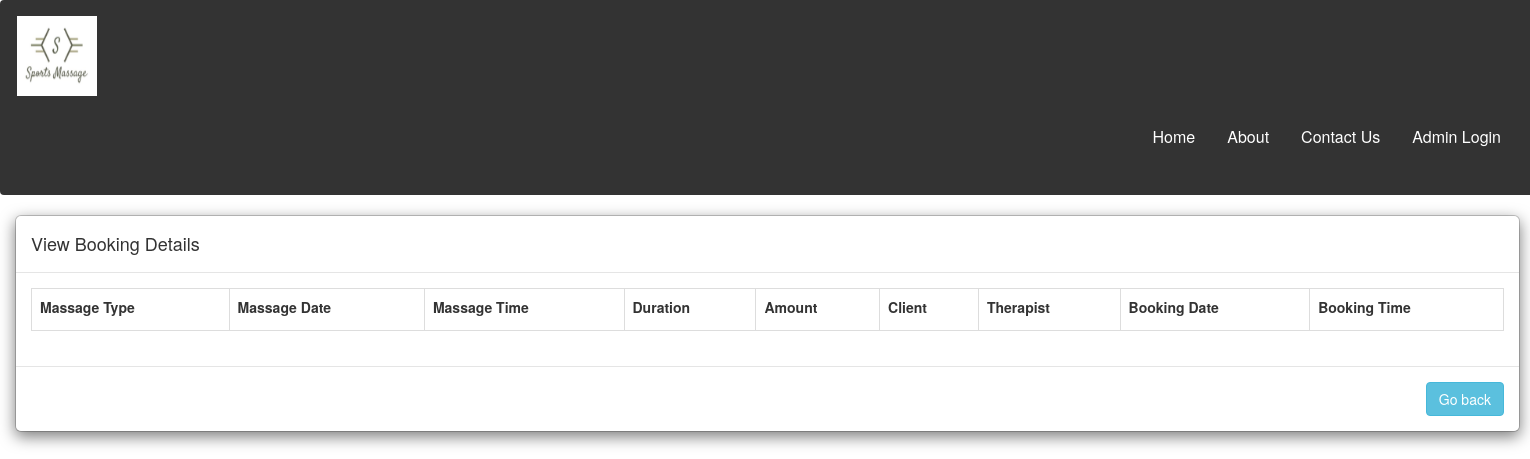
Page /ViewAllBookings.php on the earlier database version.
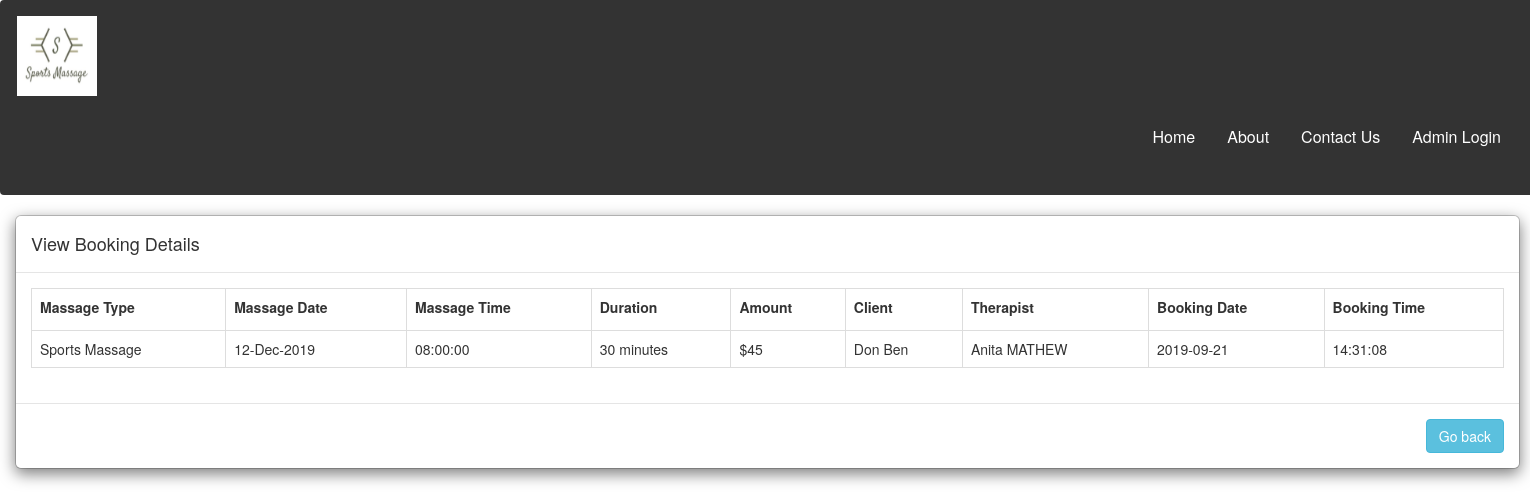
Same page on the later database version.
### tables this page shows
CREATE TABLE `bookings` (
  `BookingId` int(11) NOT NULL,
  `Email` varchar(50) DEFAULT NULL,
  `MassageType` varchar(50) DEFAULT NULL,
  `Duration` int(11) DEFAULT NULL,
  `Amount` double DEFAULT NULL,
  `BookingDate` date DEFAULT NULL,
  `BookingTime` time DEFAULT NULL,
  `MessageForTherapist` varchar(70) DEFAULT NULL,
  `ServiceId` int(11) NOT NULL,
  `EmployeeId` int(11) NOT NULL,
  `BookedDate` date NOT NULL,
  `Bookedtime` time NOT NULL,
  `BookingStatus` varchar(20) NOT NULL
);

CREATE TABLE `userdetails` (
  `UserId` int(11) NOT NULL,
  `FirstName` tinytext NOT NULL,
  `LastName` tinytext NOT NULL,
  `Gender` tinytext DEFAULT NULL,
  `Email` varchar(50) NOT NULL,
  `Address` tinytext DEFAULT NULL,
  `Street` tinytext DEFAULT NULL,
  `Suburb` tinytext DEFAULT NULL,
  `City` tinytext DEFAULT NULL,
  `PO` int(11) DEFAULT NULL,
  `Mobile` bigint(20) NOT NULL,
  `DOB` date DEFAULT NULL,
  `Password` tinytext NOT NULL,
  `IsAdmin` int(11) NOT NULL
);

CREATE TABLE `employeedetails` (
  `EmployeeId` int(11) NOT NULL,
  `Email` varchar(50) DEFAULT NULL,
  `FirstName` varchar(50) DEFAULT NULL,
  `LastName` varchar(50) DEFAULT NULL,
  `DOB` date NOT NULL,
  `Mobile` bigint(20) DEFAULT NULL,
  `IsAdmin` int(11) NOT NULL,
  `Password` varchar(50) DEFAULT NULL
);

### ViewAllBookings.php (the view, shortened to what this page needs)
<?php
require("heading.php");
require("admincheck.php");
$output = '';
$query = "select u.FirstName,u.LastName,e.FirstName AS 'EFName',e.LastName AS 'ELName',b.* from bookings b JOIN userdetails u ON b.Email=u.Email JOIN EmployeeDetails e
ON e.EmployeeId= b.EmployeeId
WHERE  b.BookingStatus<>'Cancelled'";
$result = mysqli_query($mysqli, $query);
?>
<html>
<head>
     <link rel="stylesheet" href="https://maxcdn.bootstrapcdn.com/bootstrap/3.4.0/css/bootstrap.min.css">
</head>
<body>
     <div id="" class="container-view">
          <div class="" style="width:1505px">
               <div class="modal-content">
                    <div class="modal-header">
                         <h4 class="modal-title">View Booking Details</h4>
                    </div>
                    <div class="modal-body">
                         <div class="table-responsive">
                              <table class="table table-bordered">
                                   <tr>
                                        <td><label>Massage Type</label></td>
                                        <td><label>Massage Date</label></td>
                                        <td><label>Massage Time</label></td>
                                        <td><label>Duration</label></td>
                                        <td><label>Amount</label></td>
                                        <td><label>Client</label></td>
                                        <td><label>Therapist</label></td>
                                        <td><label>Booking Date</label></td>
                                        <td><label>Booking Time</label></td>
                                   </tr>
                                   <?php
                                   while ($row = mysqli_fetch_array($result)) {
                                        $output .= '
                <tr>
                <td >' . $row["MassageType"] . '</td>
                     <td >' . date('d-M-Y',strtotime($row['BookedDate'])) . '</td>
                     <td >' . $row["Bookedtime"] . '</td>
                     <td >' . $row["Duration"] . ' minutes</td>
                     <td >$' . $row["Amount"] . '</td>
                     <td >' . $row["FirstName"] . ' ' . $row["LastName"] . '</td>
                     <td >' . $row["EFName"] . ' ' . $row["ELName"] . '</td>
                     <td >' . $row["BookingDate"] . '</td>
                     <td >' . $row["BookingTime"] . '</td>
                </tr>
               ';
                                   }
                                   echo $output;
                                   ?>
                              </table>
                         </div>
                    </div>
                    <div class="modal-footer">
                         <a href="AdminHome.php" class="btn btn-info">Go back</a>
                    </div>
               </div>
          </div>
     </div>
</body>

### heading.php (shortened to what this page needs)
 <!DOCTYPE html>
<html>
    <head>
    </head>
    <body>
    <div class="navbar">
<img src="Logo.jpg" alt="Logo" width="80" height="80">
  <ul >
  <a href="adminlogin.php" style="text-align:right;">Admin Login</a>
  <a href="#" style="text-align:right;">Contact Us</a>
  <a href="#" style="text-align:right;">About</a>
  <a href="Logout.php" style="text-align:right;">Home</a>
  </ul>
</div>
    </body>
</html>

### heading.php (style rules this page uses)
body { font-family: Arial, Helvetica, sans-serif; }
.navbar { overflow: hidden; background-color: #333; padding: 15px 16px; margin:0; margin-right: -4px; }
.navbar a { float: right; font-size: 16px; color: white; text-align: center; padding: 30px 16px; text-decoration: none; }

### ViewAllBookings.php (style rules this page uses)
.container-view { margin:15px; }

Differences in the rows shown:
added bookings: MassageType "Sports Massage", BookedDate "12-Dec-2019", Bookedtime "08:00:00", Duration "30", Amount "45", userdetails.FirstName "Don", userdetails.LastName "Ben", EmployeeId.FirstName "Anita", EmployeeId.LastName "MATHEW", BookingDate "2019-09-21", BookingTime "14:31:08"
